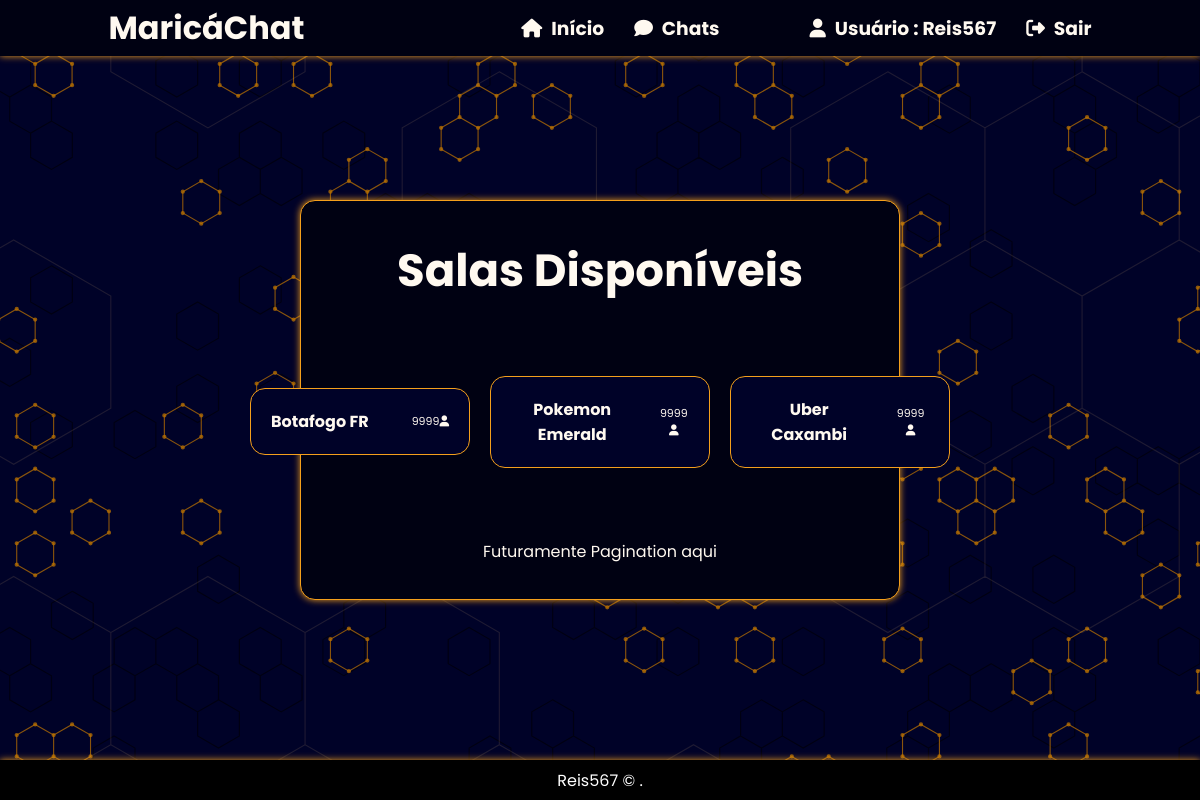
The page /chat/rooms/ (signed in) on the database as committed earlier.
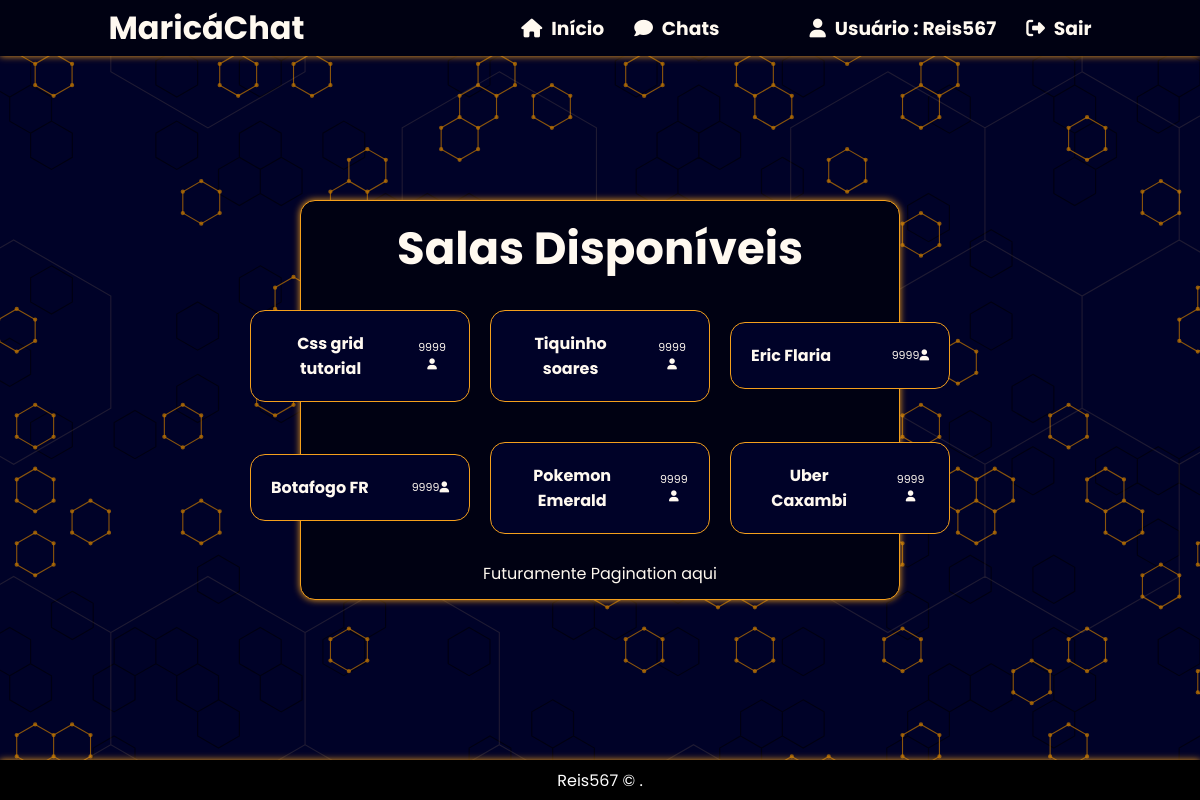
The same page on the database as committed later.
### chat/models.py (models this page shows, shortened)
class Room(models.Model):
    class Meta:
        verbose_name = 'Sala'
        verbose_name_plural = 'Salas'
    name = models.CharField(max_length=20)
    slug = models.SlugField(max_length=50)

### chat/views.py (the view)
# urls.py: path('rooms/', views.rooms, name='rooms'),
def rooms(request):
    rooms = Room.objects.all().order_by('-pk')
    return render(request, 'rooms.html' ,{
        'rooms':rooms
    })

### templates/rooms.html (shortened to what this page needs)
{% extends "base.html" %}
{% block content %}
<section class="chats">
    <div class="chats-content">
        <div class="chats-title">
            <h1>Salas Disponíveis</h1>
        </div>
        <div class="chats-buttons">
            {% if user.is_authenticated %}
                    {% for room in rooms %}
                        <button onclick="window.location.href = '{% url 'room' room.slug %}'" class="chats-button">
                            <span>
                                <h1>{{ room.name }}</h1>
                                <p>9999<i class="fa-solid fa-user"></i></p>
                            </span>
                        </button>
                    {% endfor %}
            {% endif %}
        </div>
        <p>Futuramente Pagination aqui</p>
    </div>
</section>
{% endblock %}

### templates/base.html (shortened to what this page needs)
{% load static %}
<!DOCTYPE html>
    <html>
    <head>
        <link rel="stylesheet"  href="{% static 'css/reset.css' %}">
        <link rel="stylesheet"  href="{% static 'css/style.css' %}">
    </head>
    <body>
        <header>
            <h1>
                <a href="{% url 'home' %}">MaricáChat</a></h1>
            <nav>
                <h3>
                    <a href="{% url 'home' %}">
                        <i class="fa-solid fa-house"></i>  Início</a>
                </h3>
                <h3>
                    <a href="{% url 'rooms' %}">
                        <i class="fa-solid fa-comment"></i>  Chats</a>
                </h3>
                <div class="nav-auth">
                    {% if user.is_authenticated %}
                        <div class="user-is-auth">
                            <h3>
                                <i class="fa-solid fa-user"></i>
                                 Usuário   :   {{user.username}}
                            </h3>
                            <h3>
                                <a href="{% url 'logout' %}">
                                 <i class="fa-solid fa-right-from-bracket"></i>  Sair</a>
                            </h3>
                        </div>
                    {% endif %}
                </div>
            </nav>
        </header>
            {% block content %}{% endblock %}
        <footer class="footer">
            <p><a href="https://github.com/reis567" target="_blank">Reis567</a> &copy; {{ year }}.</p>
        </footer>
    </body>
    </html>

### static/css/style.css (style rules this page uses)
:root { --prim-cl: #050850; --prim-stgr:#000228; --sec-cl: #F49F1C; --sec-stgr: #ffce84; --black:#000112; --white:#fff9f0; --ylw-shd: 0px 0px 10px var(--sec-cl); --ylw-shd-ltr: 0px 0px 7px var(--sec-cl); }
body { background-image: url('/static/img/bg.svg'); background-size: cover; width: 100%; height: 100%; font-family: 'Poppins', sans-serif; }
header { position: fixed; top: 0; width: 100%; height: 7vh; display: flex; justify-content: space-around; align-items: center; background-color: var(--black); color: var(--white); box-shadow: var(--ylw-shd-ltr); }
header nav { display: flex; justify-content: space-around; gap: 30px; }
header a { color: var(--white); transition: .5s; }
header i { margin-right: 5px; color: var(--white); }
nav .nav-auth { display: flex; justify-content: space-around; gap: 30px; }
.user-is-auth { padding-left: 60px; display: flex; justify-content: space-around; gap: 30px; }
.footer { position: fixed; bottom: 0; width: 100%; height: 5vh; background-color: black; display: flex; justify-content: center; align-items: center; color: white; box-shadow: var(--ylw-shd-ltr); }
.footer a { color: white; transition: .5s; }
.chats { height: 100vh; width: 100vw; display: flex; justify-content: center; align-items: center; }
.chats-content { width: 50%; height: 50%; background: var(--black); display: flex; justify-content: space-around; align-items: center; flex-direction: column; color: var(--white); border: 1px solid var(--sec-cl); border-radius: 15px; box-shadow: var(--ylw-shd-ltr); }
.chats-title { font-size: 30px; font-weight: bold; }
.chats-buttons { max-width: 800px; gap: 40px; display: grid; grid-template-columns: repeat(3, minmax(200px, 1fr)); align-items: center; justify-items: center; }
.chats-buttons button { color: var(--white); cursor: pointer; background: var(--prim-stgr); padding: 20px; width: 110%; border-radius: 15px; border: 1px solid var(--sec-cl); }
.chats-buttons button span { display: flex; align-items: center; justify-content: space-between; }
.chats-buttons button span h1 { font-size: 16px; margin-right: 25px; }
.chats-buttons button span p { font-size: 11px; }

Rows that differ between the two databases and show on the page:
added Room: name "Css grid tutorial"
added Room: name "Tiquinho soares"
added Room: name "Eric Flaria"
